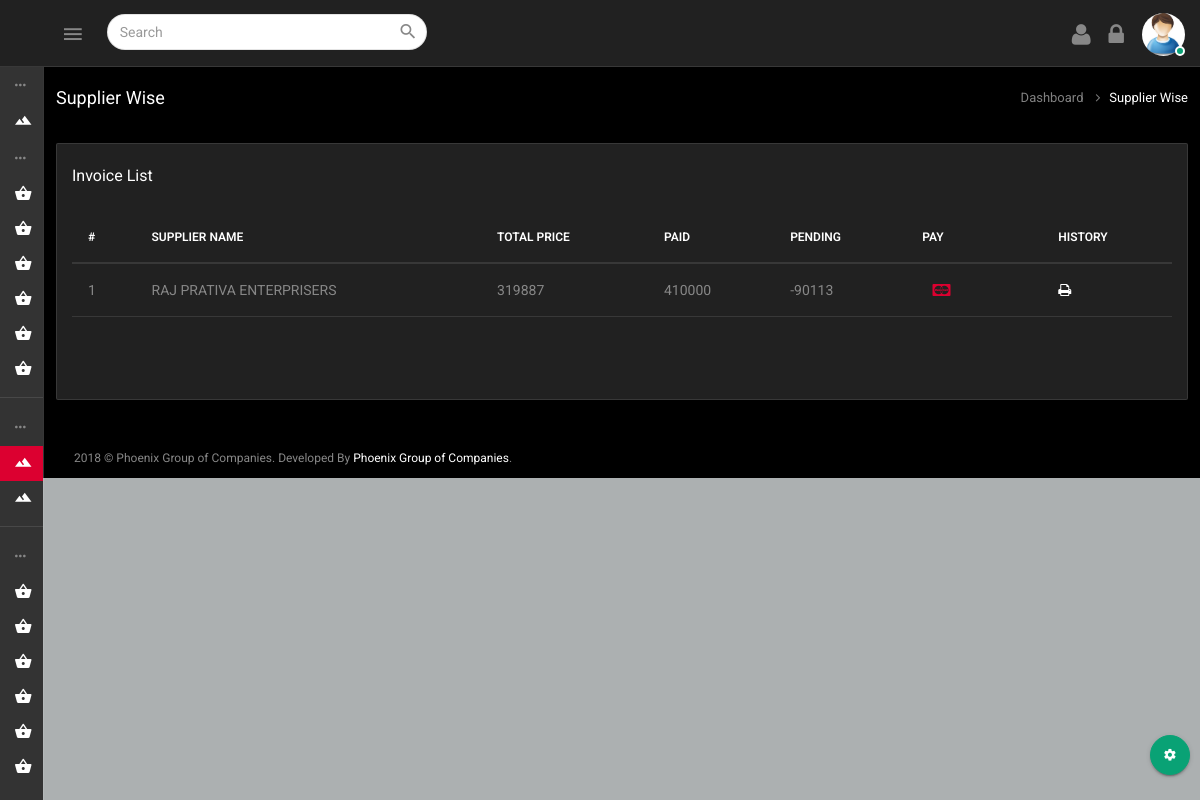
The page /supplierwise.php (signed in) on the database its author committed.
### tables this page shows
CREATE TABLE `supplier_payment_log` (
  `id` int(11) NOT NULL,
  `pdc_bayer_id` int(11) NOT NULL,
  `total_amount` varchar(555) NOT NULL,
  `total_paid_amount` varchar(555) NOT NULL,
  `total_due` varchar(555) NOT NULL
);

CREATE TABLE `pdc_buyer` (
  `id` int(10) NOT NULL,
  `name` varchar(100) NOT NULL,
  `contact` varchar(40) NOT NULL,
  `gstin` varchar(100) NOT NULL,
  `pan` varchar(100) NOT NULL,
  `cin` varchar(100) NOT NULL,
  `address` varchar(255) NOT NULL,
  `status` int(4) NOT NULL DEFAULT '1' COMMENT '1 -> True 0 -> False',
  `creationDate` timestamp NOT NULL DEFAULT CURRENT_TIMESTAMP
);

### supplierwise.php (the view, shortened to what this page needs)
<?php
include("config.php");
$sessionname = $_SESSION['login_user'];
if($sessionname){
?>
<!DOCTYPE html>
<html lang="en">
<?php include("include/header.php"); ?>
<body>
    <div class="wrapper theme-4-active pimary-color-red">
		<?php include("include/top_nav.php"); ?>
		<?php include("include/nav.php"); ?>
		<?php include("include/theme_color.php"); ?>
		<div class="page-wrapper">
            <div class="container-fluid">
				<div class="row heading-bg">
					<div class="col-lg-3 col-md-4 col-sm-4 col-xs-12">
						<h5 class="txt-dark">Supplier Wise</h5>
					</div>
					<div class="col-lg-9 col-sm-8 col-md-8 col-xs-12">
						<ol class="breadcrumb">
							<li><a href="dashboard.php">Dashboard</a></li>
							<li class="active"><span>Supplier Wise</span></li>
						</ol>
					</div>
				</div>
				<div class="row">
					<div class="col-sm-12">
						<div class="panel panel-default card-view">
							<div class="panel-heading">
								<div class="pull-left">
									<h6 class="panel-title txt-dark">Invoice List</h6>
								</div>
							</div>
							<div class="panel-wrapper collapse in">
								<div class="panel-body">
									<div class="table-wrap">
										<div class="table-responsive">
											<table id="datable_3" class="table  display table-hover mb-30">
												<thead>
													<tr>
								                        <th>#</th>
								                        <th>Supplier Name</th>
								                        <th>Total Price</th>
														<th>Paid</th>
														<th>Pending</th>
														<th>Pay</th>
														<th>History</th>
													</tr>
												</thead>
													<tbody>
														<?php
				 $counter = 1;
				 $sql = mysqli_query($con,"SELECT * FROM `supplier_payment_log` WHERE 1");
				 while($rowdata = mysqli_fetch_assoc($sql)){
					 ?>
					 <tr>
					 	<td><?php echo($counter) ?></td>
					 	<td>
					 		<?php $s_id = $rowdata['pdc_bayer_id'];
							$sql1 = mysqli_query($con,"SELECT * FROM `pdc_buyer` WHERE `id`='$s_id'");
					 while($rowdaat1 = mysqli_fetch_assoc($sql1)){
						 echo $sname = $rowdaat1['name'];
					 }
							?>
					 	</td>
					 	<td><?php echo($rowdata['total_amount']) ?></td>
					 	<td><?php echo($rowdata['total_paid_amount']) ?></td>
					 	<td><?php echo($rowdata['total_due']) ?></td>
					 	<td>&nbsp; &nbsp;<a  data-toggle="modal" data-id="<?php echo $rowdata['pdc_bayer_id'] ?>" data-name="<?php echo  $sname ?>" data-amount="<?php echo $rowdata['total_amount'] ?>" data-pendingamount="<?php echo $rowdata['total_due'] ?>" data-target="#exampleModal"  class="open-AddBookDialog mr-25" data-toggle="tooltip" data-original-title="Pay"><i class="fa fa-cc-mastercard  text-danger"></i> </a></td>
					 	<td><a href="supplier_payment_history.php?name=<?php echo($rowdata['pdc_bayer_id']); ?>" target="_blank"><i class="fa fa-print" aria-hidden="true"></i></a></td>
					 </tr>
					 <?php
						 $counter++;
				 }
				 ?>
													</tbody>
												<tfoot>
													  <tr>
														<td></td>
														<td></td>
														<td></td>
														<td></td>
														<td></td>
														<td></td>
														<td class="text-nowrap"></td>
													</tr>
													</tfoot>
											</table>
										</div>
									</div>
								</div>
							</div>
						</div>
					</div>
				</div>
			</div>
			<?php include("include/footer.php"); ?>
		</div>
    </div>
</body>
</html>
<?php } ?>

### rows shown on the page
supplier_payment_log: total_amount "319887", total_paid_amount "410000", total_due "-90113"
pdc_buyer: name "RAJ PRATIVA ENTERPRISERS"
